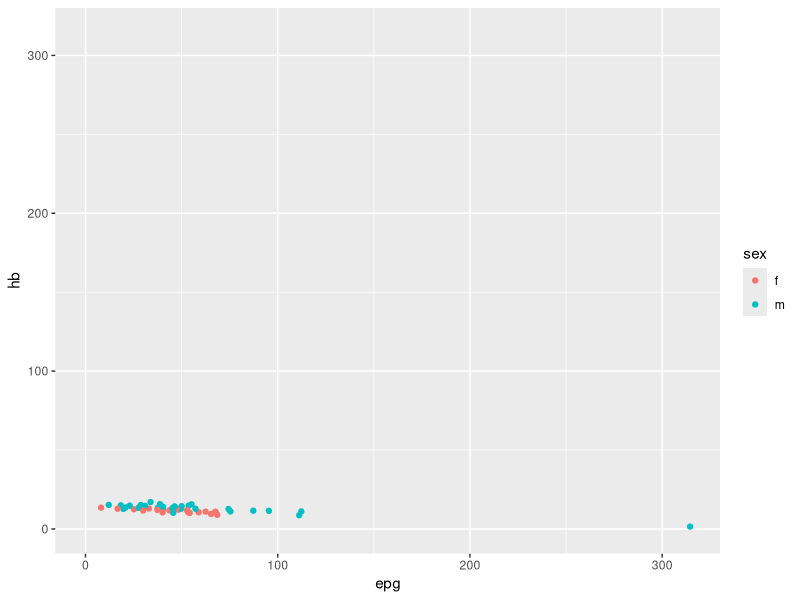
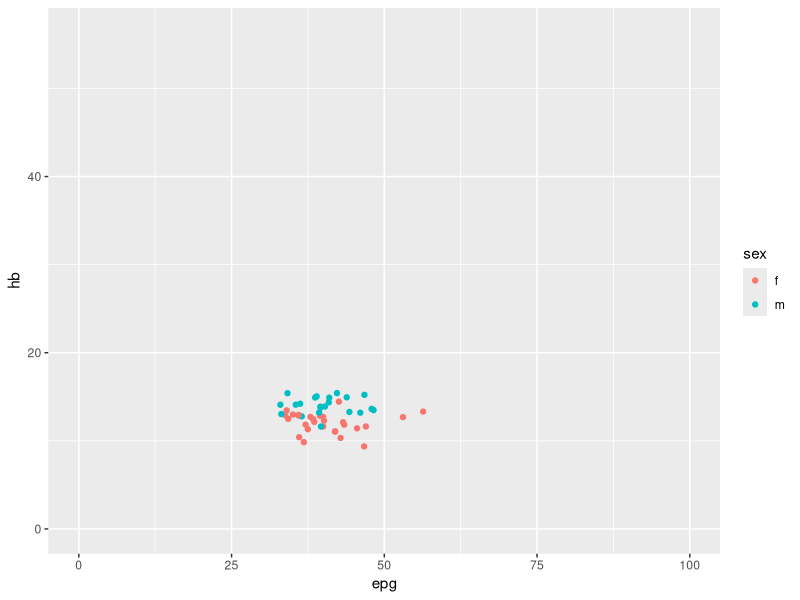
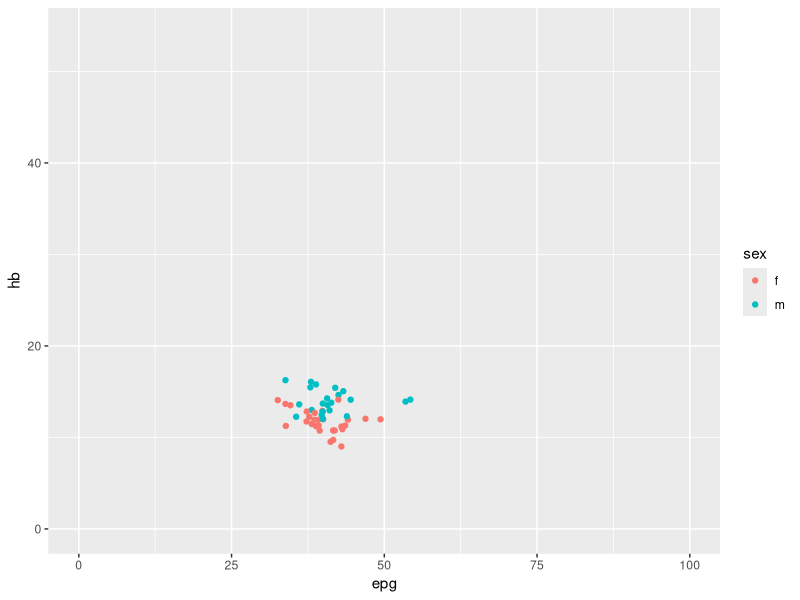

These figures' R source, in order:
####################################################################################################
## EPID 7500
## Steve Bellan
## Fall 2017
## UGA
## Licensed for reuse with attribution as CC-BY NC
## (https://creativecommons.org/licenses/by-nc/4.0/legalcode)
####################################################################################################
require(tidyverse)

## Let's say we have two continuous variables number of eggs per gram of a parasitic worm blood
## hemoglobin level (g/dl)

createMyStudy <- function(sampSize=50, epg_mu=40, epg_sigma=10, 
                          hb_slope=-1/20, hb_int=14, hb_sd=1.2,
                          hb_male = 2, doPlot=T, browse=F) {
  if(browse) browser()
  dat <- tibble(epg = rlnorm(sampSize, mean = log(epg_mu), sd = log(epg_mu) - log(epg_mu-epg_sigma)),
                sex = sample(c('m','f'), size = sampSize, replace = T))
  dat <- dat %>% mutate(hb_expected = hb_int + hb_slope*epg + hb_male*as.numeric(sex=='m'))
  dat <- dat %>% mutate(hb_noise = rnorm(n(), 0, sd=hb_sd),
                        hb = hb_expected + hb_noise)
    if(doPlot)  {
      p1 <- ggplot(dat, aes(epg, hb, col=sex)) + 
        geom_point() + 
        xlim(min(0, min(dat$epg)), max(dat$epg, 100)) + 
        ylim(0,max(20, max(dat$epg)))
      print(p1)
    }
    return(dat)
}

createMyStudy(browse = F, epg_sigma = 20)
createMyStudy(browse=F, epg_sigma = 4)

createMyMod <- function(dat) {
    mod <- lm(hb ~ epg, data = dat)
    modfit <- tibble(int = coef(mod)['(Intercept)'],
                     intlower = confint(mod)['(Intercept)', '2.5 %'],
                     intupper = confint(mod)['(Intercept)', '97.5 %'],
                     epg = coef(mod)['epg'],
                     epglower = confint(mod)['epg', '2.5 %'],
                     epgupper = confint(mod)['epg', '97.5 %'])
    return(modfit)
}

tempdat <- createMyStudy(browse=F, epg_sigma = 4)
createMyMod(tempdat)

####################################################################################################
## Nov 9

## Create a function, simulateLM() that simulates a data set, then fits a linear model to it, and
## does this multiple times within a for loop. Use do.call() to be able to flexibly feed a list of
## arguments to simulateLM() that get fed to createMyStudy, and a separate list of arguments to
## createMyMod. Have the option to plot the main effects and confidence intervals from all the
## runs. The function return a list containing 1) a tibble of the linear model estimates for each
## run, and 2) the estimate of statistical power across runs.
simulateLM <- function() {

    }

